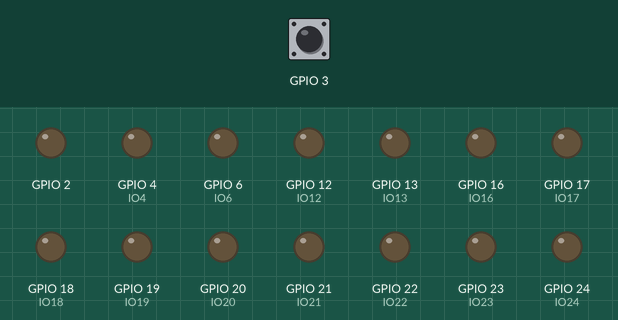
Recording of a program running on a simulated Raspberry Pi (BCM pin numbers). On the bench: output pins drawn as LEDs (lit = HIGH). The test bench sets the inputs (shaded band); at power-on: GPIO 3 HIGH. What the program prints to the terminal is not drawn. At 0.0 s the program stops and its outputs stay as they are.

Above: at 0.1 s.
Timing chart, 0 to 1.5 s (numbered marks = the images above):
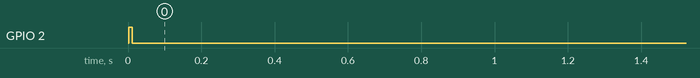

The program:

fastTests-RPP-UIO-16.py
```python
#!/usr/bin/env python

'''fastTests-RPP-UIO-16.py

Code to daisy chain test the 3.3V I/O and
blink the 5V lines as LEDs on the RPP-UIO-16 card for a Raspberry Pi Model B Plus.

This code must be run as Superuser on the Raspberry Pi.

============
Dependencies
============

Need to:

* sudo apt-get install python-dev
* sudo apt-get install python-pip python2.7-dev
* sudo apt-get install python-rpi.gpio
* sudo pip install flask

====
Code
====
'''

import RPi.GPIO as GPIO
import os
import time

# Assign all of the GPIO lines (by board pin numbering) to their corresponding jacks
# on the GVS card.

I2C_3 = 2
I2C_4 = 3
UART_3 = 14
UART_4 = 15
SPI0_3 = 10
SPI0_4 = 9
SPI0_5 = 11
SPI0_6 = 8
SPI1_6 = 7
IO4 = 4
IO5 = 5
IO6 = 6
IO12 = 12
IO13 = 13
IO16 = 16
IO17 = 17
IO18 = 18
IO19 = 19
IO20 = 20
IO21 = 21
IO22 = 22
IO23 = 23
IO24 = 24
IO25 = 25
IO26 = 26
IO27 = 27

def blinkLED(channel):
	'''Function to blink an LED attached to an output channel
	Drives line high for a short time and then drives it low.
	The high level output turns on the LED.
	'''
	GPIO.output(channel, 1)
	time.sleep(0.5)
	GPIO.output(channel, 0)

def testPair(ch1,ch2):
	'''Function to test I/O Pair.
	Sets one pin to be an output and the other pin to be an input.
	Set the output high and check the input matches.
	Set the output low and check the output matches.
	Then switch the input/output channels and repeat.
	'''
	GPIO.setup(ch1, GPIO.OUT)
	GPIO.setup(ch2, GPIO.IN)
	GPIO.output(ch1, 1)
	time.sleep(0.01)
	if GPIO.input(ch2) != 1:
		print 'Error reading high on channels', ch1, ch2
		return False
	GPIO.output(ch1, 0)
	time.sleep(0.01)
	if GPIO.input(ch2) != 0:
		print 'Error reading low on channels', ch1, ch2
		return False
	GPIO.setup(ch1, GPIO.IN)
	#
	GPIO.setup(ch2, GPIO.OUT)
	GPIO.setup(ch1, GPIO.IN)
	GPIO.output(ch2, 1)
	time.sleep(0.01)
	if GPIO.input(ch1) != 1:
		print 'Error reading high on channels', ch1, ch2
		return False
	GPIO.output(ch2, 0)
	time.sleep(0.01)
	if GPIO.input(ch1) != 0:
		print 'Error reading low on channels', ch1, ch2
		return False
	GPIO.setup(ch2, GPIO.IN)
	return True

def daisyTests():
	if testPair(I2C_3,I2C_4) == False:
		print 'Test failed'
		return False
	if testPair(UART_3,UART_4) == False:
		print 'Test failed'
		return False
	if testPair(SPI0_3,SPI0_4) == False:
		print 'Test failed'
		return False
	if testPair(SPI0_5,SPI0_6) == False:
		print 'Test failed'
		return False
	if testPair(SPI1_6,IO5) == False:
		print 'Test failed'
		return False
	return True

GPIO.setmode(GPIO.BCM)	# setup GPIO using Board numbering

# Set all of the pins to outputs

GPIO.setup(IO4, GPIO.OUT)
GPIO.setup(IO18, GPIO.OUT)
GPIO.setup(IO17, GPIO.OUT)
GPIO.setup(IO27, GPIO.OUT)
GPIO.setup(IO23, GPIO.OUT)
GPIO.setup(IO22, GPIO.OUT)
GPIO.setup(IO24, GPIO.OUT)
GPIO.setup(IO25, GPIO.OUT)
GPIO.setup(IO6, GPIO.OUT)
GPIO.setup(IO12, GPIO.OUT)
GPIO.setup(IO13, GPIO.OUT)
GPIO.setup(IO19, GPIO.OUT)
GPIO.setup(IO16, GPIO.OUT)
GPIO.setup(IO26, GPIO.OUT)
GPIO.setup(IO20, GPIO.OUT)
GPIO.setup(IO21, GPIO.OUT)

# Blink all of the LEDs one at a time forever
# CTRL-C to exit which is not a particularly elegant exit strategy, but this is a demo program

while 1:
	if daisyTests() == True:
		print 'Daisy test passed'
	else:
		print 'Daisy test failed'
		break;
	blinkLED(IO4)		# LED D0
	blinkLED(IO18)
	blinkLED(IO17)
	blinkLED(IO27)
	blinkLED(IO23)
	blinkLED(IO22)
	blinkLED(IO24)
	blinkLED(IO25)
	blinkLED(IO6)
	blinkLED(IO12)
	blinkLED(IO13)
	blinkLED(IO19)
	blinkLED(IO16)
	blinkLED(IO26)
	blinkLED(IO20)
	blinkLED(IO21)		# LED D15
```

Measured:
- by itself, GPIO 2: LOW → HIGH at 0.00 s, → LOW 0.01 s later
